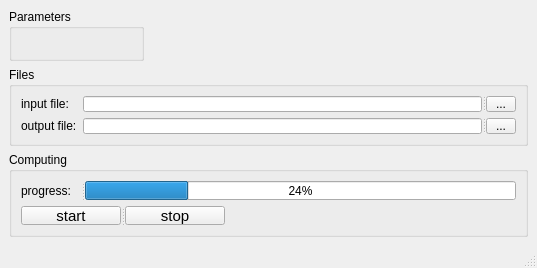
<?xml version="1.0" encoding="UTF-8"?>
<ui version="4.0">
 <class>MainWindow</class>
 <widget class="QMainWindow" name="MainWindow">
  <property name="geometry">
   <rect>
    <x>0</x>
    <y>0</y>
    <width>537</width>
    <height>268</height>
   </rect>
  </property>
  <property name="minimumSize">
   <size>
    <width>0</width>
    <height>0</height>
   </size>
  </property>
  <property name="windowTitle">
   <string>MainWindow</string>
  </property>
  <property name="styleSheet">
   <string notr="true"/>
  </property>
  <widget class="QWidget" name="centralwidget">
   <layout class="QGridLayout" name="gridLayout_2">
    <item row="3" column="0">
     <widget class="QGroupBox" name="groupBox_3">
      <property name="maximumSize">
       <size>
        <width>16777215</width>
        <height>85</height>
       </size>
      </property>
      <property name="title">
       <string>Computing</string>
      </property>
      <layout class="QGridLayout" name="gridLayout">
       <item row="0" column="0">
        <widget class="QSplitter" name="splitter">
         <property name="maximumSize">
          <size>
           <width>16777215</width>
           <height>25</height>
          </size>
         </property>
         <property name="orientation">
          <enum>Qt::Horizontal</enum>
         </property>
         <widget class="QLabel" name="label_7">
          <property name="maximumSize">
           <size>
            <width>60</width>
            <height>16777215</height>
           </size>
          </property>
          <property name="text">
           <string>progress:</string>
          </property>
         </widget>
         <widget class="QProgressBar" name="progress_bar">
          <property name="maximumSize">
           <size>
            <width>16777215</width>
            <height>25</height>
           </size>
          </property>
          <property name="value">
           <number>24</number>
          </property>
         </widget>
        </widget>
       </item>
       <item row="1" column="0">
        <widget class="QSplitter" name="splitter_3">
         <property name="orientation">
          <enum>Qt::Horizontal</enum>
         </property>
         <widget class="QPushButton" name="start_computing">
          <property name="maximumSize">
           <size>
            <width>100</width>
            <height>25</height>
           </size>
          </property>
          <property name="font">
           <font>
            <pointsize>11</pointsize>
           </font>
          </property>
          <property name="text">
           <string>start</string>
          </property>
         </widget>
         <widget class="QPushButton" name="stop_computing">
          <property name="maximumSize">
           <size>
            <width>100</width>
            <height>25</height>
           </size>
          </property>
          <property name="font">
           <font>
            <pointsize>11</pointsize>
           </font>
          </property>
          <property name="text">
           <string>stop</string>
          </property>
         </widget>
        </widget>
       </item>
      </layout>
     </widget>
    </item>
    <item row="1" column="0">
     <widget class="QGroupBox" name="parameters_box">
      <property name="maximumSize">
       <size>
        <width>135</width>
        <height>16777215</height>
       </size>
      </property>
      <property name="title">
       <string>Parameters</string>
      </property>
      <layout class="QFormLayout" name="parameter_layout">
       <property name="fieldGrowthPolicy">
        <enum>QFormLayout::AllNonFixedFieldsGrow</enum>
       </property>
      </layout>
     </widget>
    </item>
    <item row="2" column="0">
     <widget class="QGroupBox" name="groupBox_2">
      <property name="maximumSize">
       <size>
        <width>16777215</width>
        <height>79</height>
       </size>
      </property>
      <property name="title">
       <string>Files</string>
      </property>
      <layout class="QFormLayout" name="formLayout">
       <item row="0" column="0">
        <widget class="QLabel" name="label">
         <property name="text">
          <string>input file:</string>
         </property>
        </widget>
       </item>
       <item row="0" column="1">
        <widget class="QSplitter" name="splitter_4">
         <property name="orientation">
          <enum>Qt::Horizontal</enum>
         </property>
         <widget class="QLineEdit" name="input_file"/>
         <widget class="QToolButton" name="find_input">
          <property name="maximumSize">
           <size>
            <width>30</width>
            <height>16777215</height>
           </size>
          </property>
          <property name="text">
           <string>...</string>
          </property>
         </widget>
        </widget>
       </item>
       <item row="1" column="0">
        <widget class="QLabel" name="label_2">
         <property name="text">
          <string>output file:</string>
         </property>
        </widget>
       </item>
       <item row="1" column="1">
        <widget class="QSplitter" name="splitter_2">
         <property name="orientation">
          <enum>Qt::Horizontal</enum>
         </property>
         <widget class="QLineEdit" name="output_file"/>
         <widget class="QToolButton" name="find_output">
          <property name="maximumSize">
           <size>
            <width>30</width>
            <height>16777215</height>
           </size>
          </property>
          <property name="text">
           <string>...</string>
          </property>
         </widget>
        </widget>
       </item>
      </layout>
     </widget>
    </item>
   </layout>
  </widget>
  <widget class="QMenuBar" name="menubar">
   <property name="geometry">
    <rect>
     <x>0</x>
     <y>0</y>
     <width>537</width>
     <height>21</height>
    </rect>
   </property>
  </widget>
  <widget class="QStatusBar" name="statusbar"/>
 </widget>
 <resources/>
 <connections/>
</ui>
